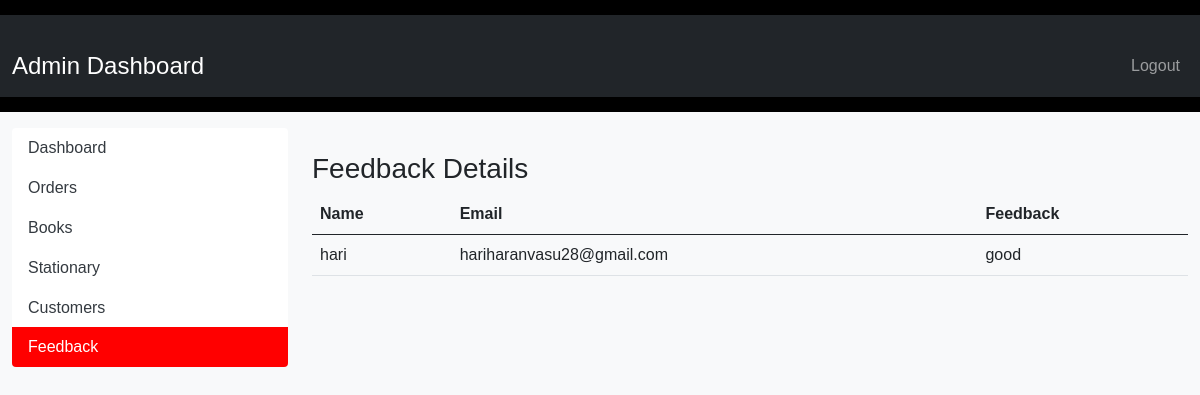
The page /afeedback on the database its author committed.
### tables this page shows
CREATE TABLE feed(name TEXT, email TEXT, feedback TEXT);

### app.py (the view)
@app.route('/afeedback')
def afeedback():
    conn = sqlite3.connect('admin.db')
    cursor = conn.cursor()
    cursor.execute("SELECT name, email, feedback FROM feed")
    feedback_data = cursor.fetchall()
    conn.close()
    return render_template('afeedback.html', feedback_data=feedback_data)

### templates/afeedback.html (shortened to what this page needs)
<!DOCTYPE html>
<html lang="en">
<head>
    <link href="https://cdn.jsdelivr.net/npm/bootstrap@5.0.2/dist/css/bootstrap.min.css" rel="stylesheet">
    <link rel="stylesheet" href="{{ url_for('static', filename='admin.css') }}">
</head>
<body>
    <header>
        <nav class="navbar navbar-expand-lg navbar-dark bg-dark">
            <div class="container-fluid">
                <a class="navbar-brand" href="#">Admin Dashboard</a>
                <div class="collapse navbar-collapse" id="navbarNav">
                    <ul class="navbar-nav ms-auto">
                        <li class="nav-item">
                            <a class="nav-link" href="admin">Logout</a>
                        </li>
                    </ul>
                </div>
            </div>
        </nav>
    </header>
    <div class="container-fluid mt-3">
        <div class="row">
            <div class="col-md-3">
                <div class="list-group">
                    <a href="adminhome" class="list-group-item list-group-item-action">Dashboard</a>
                    <a href="aorders" class="list-group-item list-group-item-action">Orders</a>
                    <a href="abooks" class="list-group-item list-group-item-action">Books</a>
                    <a href="astationary" class="list-group-item list-group-item-action">Stationary</a>
                    <a href="acustomers" class="list-group-item list-group-item-action">Customers</a>
                    <a href="acustomers" class="list-group-item list-group-item-action active">Feedback</a>
                </div>
            </div>
            <div class="col-md-9">
                <div class="mt-4">
                    <h3>Feedback Details</h3>
                    <table class="table">
                        <thead>
                            <tr>
                                <th>Name</th>
                                <th>Email</th>
                                <th>Feedback</th>
                            </tr>
                        </thead>
                        <tbody>
                            {% for row in feedback_data %}
                            <tr>
                                <td>{{ row[0] }}</td>
                                <td>{{ row[1] }}</td>
                                <td>{{ row[2] }}</td>
                            </tr>
                            {% endfor %}
                        </tbody>
                    </table>
                </div>
            </div>
        </div>
    </div>
</body>
</html>

### static/admin.css (style rules this page uses)
body { font-family: Arial, sans-serif; background-color: #f8f9fa; }
header { background-color: #000000; padding: 15px 0; }
header .navbar-brand { font-size: 1.5rem; }
.navbar-nav .nav-link { color: #ffffff; }
.container-fluid { margin-top: 20px; }
.list-group-item { background-color: #ffffff; color: #343a40; border: none; }
.list-group-item.active { background-color: #ff0000; color: #ffffff; border-color: #007bff; }

### rows shown on the page
feed: name "hari", email "hariharanvasu28@gmail.com", feedback "good"
